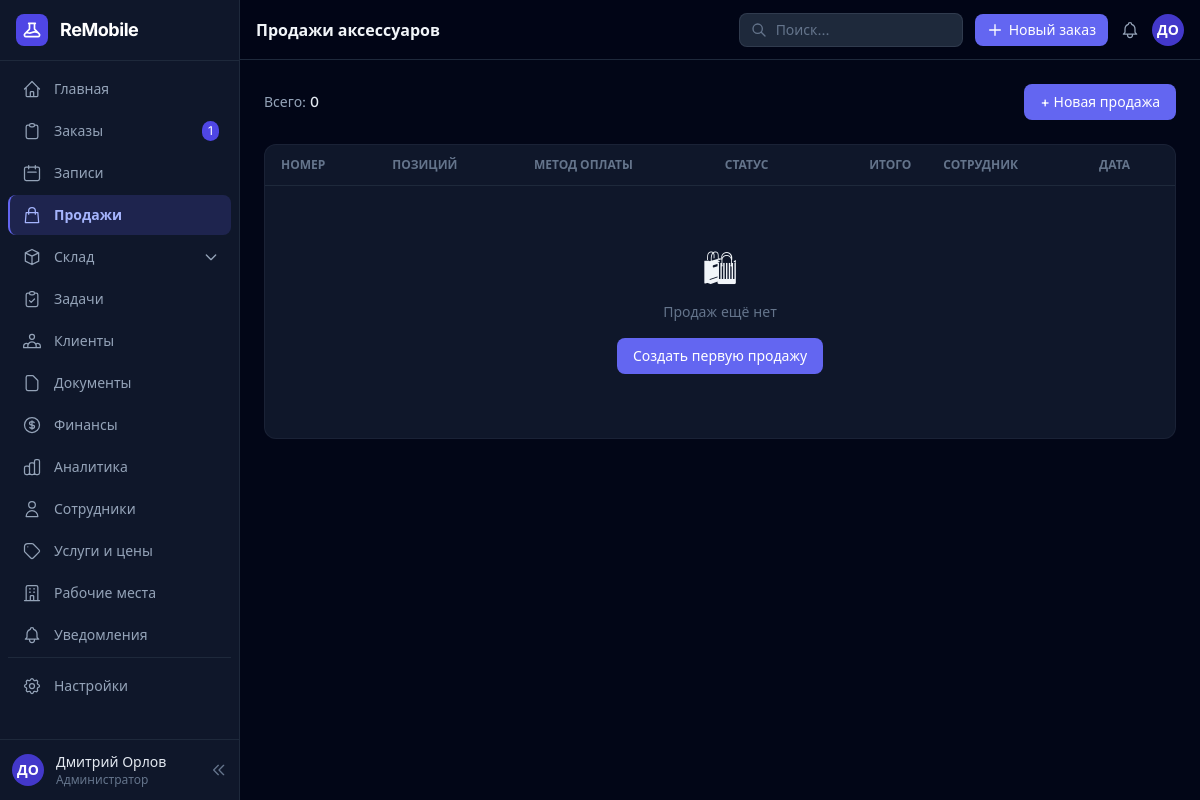
/crm/sales/ (signed in), run on an earlier commit of the app's database.
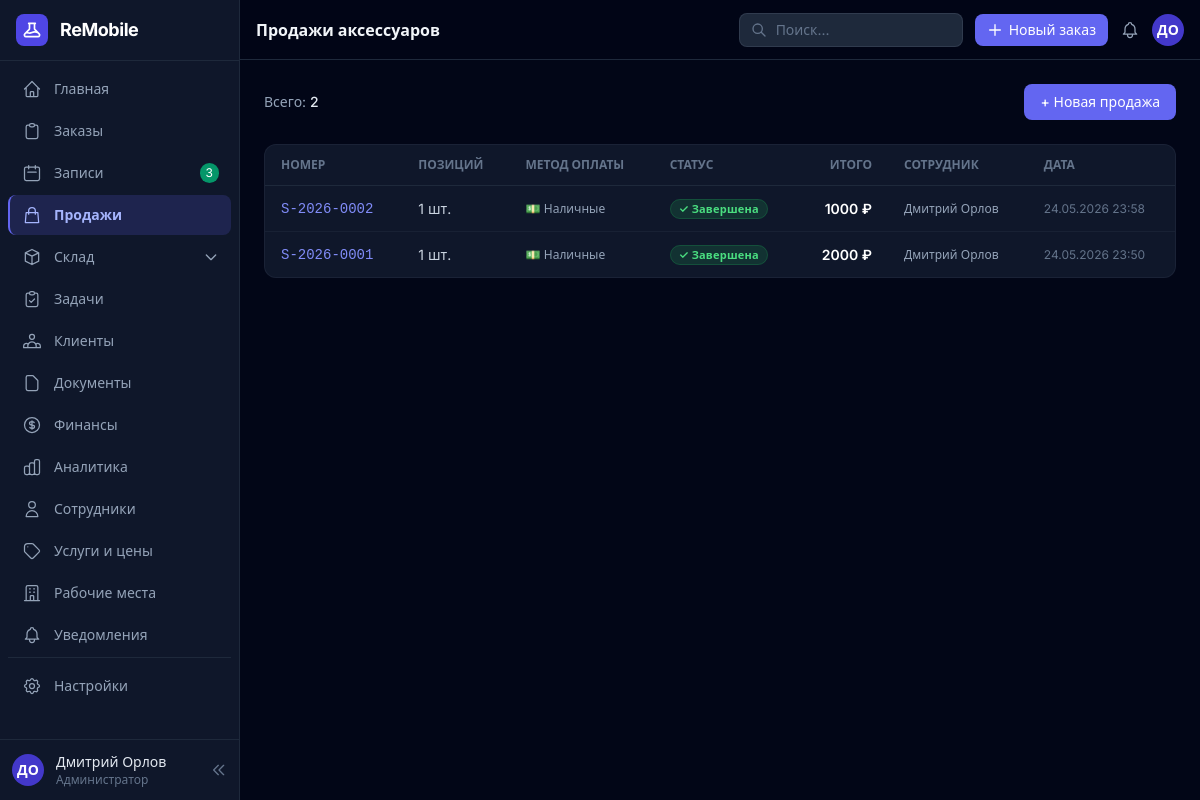
And on a later commit of the database.
### crm/models.py (models this page shows, shortened)
class SaleOrder(models.Model):
    order_number = models.CharField("Номер", max_length=20, unique=True)
    customer = models.ForeignKey(Customer, on_delete=models.SET_NULL, null=True, blank=True,
                                 related_name='sales', verbose_name="Клиент")
    customer_name = models.CharField("Имя покупателя", max_length=200, blank=True)
    customer_phone = models.CharField("Телефон", max_length=30, blank=True)
    branch = models.ForeignKey(Branch, on_delete=models.SET_NULL, null=True, blank=True, verbose_name="Филиал")
    created_by = models.ForeignKey(User, on_delete=models.SET_NULL, null=True)
    created_at = models.DateTimeField(auto_now_add=True)
    total = models.DecimalField("Итого", max_digits=10, decimal_places=2, default=0)
    cost_price = models.DecimalField("Себестоимость", max_digits=10, decimal_places=2, default=0)
    discount = models.DecimalField("Скидка ₽", max_digits=10, decimal_places=2, default=0)
    notes = models.TextField("Примечания", blank=True)
    is_finalized = models.BooleanField("Завершён", default=False)
    payment_method = models.CharField("Метод оплаты", max_length=20,
                                      choices=PaymentRecord.PAYMENT_METHODS, default='cash')
    class Meta:
        verbose_name = "Продажа"
        verbose_name_plural = "Продажи"
        ordering = ['-created_at']

### crm/views.py (the view)
# urls.py: path('sales/', views.sale_list, name='sale_list'),
@crm_required
def sale_list(request):
    qs = SaleOrder.objects.select_related('created_by', 'branch').order_by('-created_at')
    page = Paginator(qs, 30).get_page(request.GET.get('page'))
    return render(request, 'crm/sales/list.html', {'sales': page})

### core/context_processors.py (called while the page is built)
def site_settings(request):
    return {'site': SiteSettings.get()}

### core/models.py (called while the page is built)
    @classmethod
    def get(cls):
        obj, _ = cls.objects.get_or_create(pk=1)
        return obj

### templates/crm/sales/list.html (shortened to what this page needs)
{% extends 'crm/base.html' %}
{% block page_title %}Продажи аксессуаров{% endblock %}
{% block content %}
<div class="flex justify-between items-center mb-6">
  <p class="text-sm text-slate-400">Всего: <span class="text-slate-200 font-medium">{{ sales.paginator.count }}</span></p>
  <form method="post" action="{% url 'crm:sale_create' %}">
    <button type="submit" class="btn-primary px-4 py-2 text-sm">+ Новая продажа</button>
  </form>
</div>
<div class="card">
  <div class="overflow-x-auto">
    <table class="w-full text-sm">
      <thead>
        <tr class="border-b border-slate-800 text-xs text-slate-500 uppercase">
          <th class="text-left px-4 py-3">Номер</th>
          <th class="text-left px-4 py-3">Позиций</th>
          <th class="text-left px-4 py-3">Метод оплаты</th>
          <th class="text-left px-4 py-3">Статус</th>
          <th class="text-right px-4 py-3">Итого</th>
          <th class="text-left px-4 py-3 hidden md:table-cell">Сотрудник</th>
          <th class="text-left px-4 py-3 hidden md:table-cell">Дата</th>
        </tr>
      </thead>
      <tbody class="divide-y divide-slate-800/60">
        {% for s in sales %}
        <tr class="table-row cursor-pointer" onclick="location.href='{% url 'crm:sale_detail' s.pk %}'">
          <td class="px-4 py-3 font-mono text-indigo-400">{{ s.order_number }}</td>
          <td class="px-4 py-3 text-slate-300">{{ s.items.count }} шт.</td>
          <td class="px-4 py-3 text-slate-400 text-xs">
            {% if s.payment_method == 'cash' %}💵 Наличные
            {% elif s.payment_method == 'card' %}💳 Карта
            {% elif s.payment_method == 'transfer' %}📲 Перевод
            {% else %}{{ s.get_payment_method_display }}{% endif %}
          </td>
          <td class="px-4 py-3">
            {% if s.is_finalized %}
              <span class="badge bg-green-500/15 text-green-400 border-green-500/20">✓ Завершена</span>
            {% else %}
              <span class="badge bg-yellow-500/15 text-yellow-400 border-yellow-500/20">Черновик</span>
            {% endif %}
          </td>
          <td class="px-4 py-3 text-right font-semibold text-white">{{ s.total|floatformat:0 }} ₽</td>
          <td class="px-4 py-3 text-slate-400 text-xs hidden md:table-cell">
            {% if s.created_by %}{{ s.created_by.get_full_name|default:s.created_by.username }}{% else %}—{% endif %}
          </td>
          <td class="px-4 py-3 text-slate-500 text-xs hidden md:table-cell">{{ s.created_at|date:"d.m.Y H:i" }}</td>
        </tr>
        {% empty %}
        <tr>
          <td colspan="7" class="px-4 py-16 text-center">
            <div class="text-4xl mb-3">🛍</div>
            <p class="text-slate-500 text-sm">Продаж ещё нет</p>
            <form method="post" action="{% url 'crm:sale_create' %}" class="mt-4 inline-block">
              <button type="submit" class="btn-primary px-4 py-2 text-sm">Создать первую продажу</button>
            </form>
          </td>
        </tr>
        {% endfor %}
      </tbody>
    </table>
  </div>
</div>
{% endblock %}

### templates/crm/base.html (shortened to what the changed rows need)
<!DOCTYPE html>
<html lang="ru" class="dark">
<head>
<script src="https://cdn.tailwindcss.com"></script>
</head>
<body class="bg-slate-950 text-slate-100 min-h-screen" x-data="{ sidebarOpen: true, mobileOpen: false }">
<aside :class="sidebarOpen ? 'w-60' : 'w-16'"
       class="fixed left-0 top-0 h-screen bg-slate-900 border-r border-slate-800 flex flex-col z-40 transition-all duration-200 hidden lg:flex overflow-hidden">
  <nav class="flex-1 overflow-y-auto py-2 px-2 space-y-0.5">
    <a href="{% url 'crm:repair_list' %}"
       class="sidebar-link flex items-center gap-3 px-3 py-2.5 rounded-lg text-slate-400 border-l-2 border-transparent {% if 'repair' in request.resolver_match.url_name %}active{% endif %}">
      <svg class="w-5 h-5 flex-shrink-0" fill="none" stroke="currentColor" viewBox="0 0 24 24"><path stroke-linecap="round" stroke-linejoin="round" stroke-width="1.5" d="M9 5H7a2 2 0 00-2 2v12a2 2 0 002 2h10a2 2 0 002-2V7a2 2 0 00-2-2h-2M9 5a2 2 0 002 2h2a2 2 0 002-2M9 5a2 2 0 012-2h2a2 2 0 012 2"/></svg>
      <span x-show="sidebarOpen" class="text-sm whitespace-nowrap flex-1">Заказы</span>
      {% if open_orders_count %}
      <span x-show="sidebarOpen" class="bg-indigo-600 text-white text-xs px-1.5 py-0.5 rounded-full">{{ open_orders_count }}</span>
      {% endif %}
    </a>
    <a href="{% url 'crm:appointment_list' %}"
       class="sidebar-link flex items-center gap-3 px-3 py-2.5 rounded-lg text-slate-400 border-l-2 border-transparent {% if 'appointment' in request.resolver_match.url_name %}active{% endif %}">
      <svg class="w-5 h-5 flex-shrink-0" fill="none" stroke="currentColor" viewBox="0 0 24 24"><path stroke-linecap="round" stroke-linejoin="round" stroke-width="1.5" d="M8 7V3m8 4V3m-9 8h10M5 21h14a2 2 0 002-2V7a2 2 0 00-2-2H5a2 2 0 00-2 2v12a2 2 0 002 2z"/></svg>
      <span x-show="sidebarOpen" class="text-sm whitespace-nowrap flex-1">Записи</span>
      {% if new_appointments_count %}<span x-show="sidebarOpen" class="bg-emerald-600 text-white text-xs px-1.5 py-0.5 rounded-full">{{ new_appointments_count }}</span>{% endif %}
    </a>
  </nav>
</aside>
<div :class="sidebarOpen ? 'lg:ml-60' : 'lg:ml-16'" class="transition-all duration-200 min-h-screen flex flex-col">
  <header class="sticky top-0 z-30 bg-slate-950/90 backdrop-blur-sm border-b border-slate-800 flex items-center px-4 py-3 gap-3 min-h-[60px]">
    <h1 class="text-base font-semibold text-slate-100 hidden sm:block">{% block page_title %}{% endblock %}</h1>
  </header>
  <main class="flex-1 p-4 lg:p-6">
    {% block content %}{% endblock %}
  </main>
</div>
</body>
</html>

What changed in the data, as far as the page shows it:
added SaleOrder: order_number "S-2026-0002", items.count "1", payment_method "💵 Наличные", is_finalized "✓ Завершена", total "1000", created_by.get_full_name "Дмитрий Орлов", created_at "24.05.2026 23:58"
added SaleOrder: order_number "S-2026-0001", items.count "1", payment_method "💵 Наличные", is_finalized "✓ Завершена", total "2000", created_by.get_full_name "Дмитрий Орлов", created_at "24.05.2026 23:50"
Also different on the page:
{{ new_appointments_count }}: (not shown) → "3"
{{ sales.paginator.count }}: "0" → "2"
{{ open_orders_count }}: "1" → (not shown)
text no longer shown: "🛍 Продаж ещё нет Создать первую продажу"
